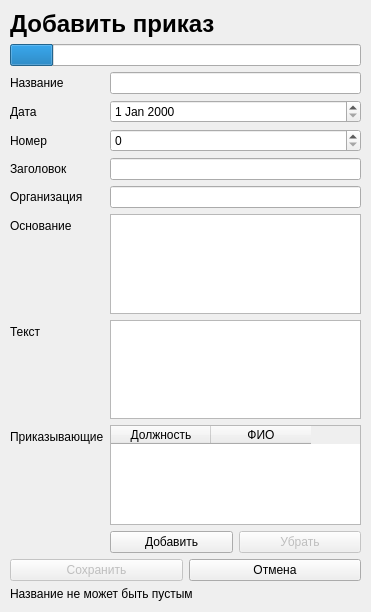
<?xml version="1.0" encoding="UTF-8"?>
<ui version="4.0">
 <class>Form</class>
 <widget class="QWidget" name="Form">
  <property name="geometry">
   <rect>
    <x>0</x>
    <y>0</y>
    <width>371</width>
    <height>612</height>
   </rect>
  </property>
  <property name="windowTitle">
   <string>Form</string>
  </property>
  <widget class="QWidget" name="verticalLayoutWidget">
   <property name="geometry">
    <rect>
     <x>10</x>
     <y>10</y>
     <width>351</width>
     <height>591</height>
    </rect>
   </property>
   <layout class="QVBoxLayout" name="verticalLayout">
    <item>
     <widget class="QLabel" name="label">
      <property name="text">
       <string>&lt;html&gt;&lt;head/&gt;&lt;body&gt;&lt;p&gt;&lt;span style=&quot; font-size:18pt; font-weight:600;&quot;&gt;Добавить приказ&lt;/span&gt;&lt;/p&gt;&lt;/body&gt;&lt;/html&gt;</string>
      </property>
     </widget>
    </item>
    <item>
     <widget class="QProgressBar" name="progressBar">
      <property name="maximum">
       <number>1000</number>
      </property>
      <property name="value">
       <number>125</number>
      </property>
      <property name="textVisible">
       <bool>false</bool>
      </property>
     </widget>
    </item>
    <item>
     <layout class="QFormLayout" name="formLayout">
      <item row="0" column="0">
       <widget class="QLabel" name="nameLabel">
        <property name="text">
         <string>Название</string>
        </property>
       </widget>
      </item>
      <item row="0" column="1">
       <widget class="QLineEdit" name="name"/>
      </item>
      <item row="1" column="0">
       <widget class="QLabel" name="dateLabel">
        <property name="text">
         <string>Дата</string>
        </property>
       </widget>
      </item>
      <item row="1" column="1">
       <widget class="QDateEdit" name="date"/>
      </item>
      <item row="2" column="0">
       <widget class="QLabel" name="numberLabel">
        <property name="text">
         <string>Номер</string>
        </property>
       </widget>
      </item>
      <item row="2" column="1">
       <widget class="QSpinBox" name="number">
        <property name="maximum">
         <number>999999999</number>
        </property>
       </widget>
      </item>
      <item row="3" column="0">
       <widget class="QLabel" name="titleLabel">
        <property name="text">
         <string>Заголовок</string>
        </property>
       </widget>
      </item>
      <item row="3" column="1">
       <widget class="QLineEdit" name="title"/>
      </item>
      <item row="4" column="0">
       <widget class="QLabel" name="organizationLabel">
        <property name="text">
         <string>Организация</string>
        </property>
       </widget>
      </item>
      <item row="4" column="1">
       <widget class="QLineEdit" name="organization"/>
      </item>
      <item row="5" column="0">
       <widget class="QLabel" name="reasonLabel">
        <property name="text">
         <string>Основание</string>
        </property>
       </widget>
      </item>
      <item row="5" column="1">
       <widget class="QPlainTextEdit" name="reason"/>
      </item>
      <item row="6" column="0">
       <widget class="QLabel" name="textLabel">
        <property name="text">
         <string>Текст</string>
        </property>
       </widget>
      </item>
      <item row="6" column="1">
       <widget class="QPlainTextEdit" name="text"/>
      </item>
      <item row="7" column="0">
       <widget class="QLabel" name="guysLabel">
        <property name="text">
         <string>Приказывающие</string>
        </property>
       </widget>
      </item>
      <item row="7" column="1">
       <layout class="QVBoxLayout" name="verticalLayout_2">
        <item>
         <widget class="QTableWidget" name="guysTable">
          <column>
           <property name="text">
            <string>Должность</string>
           </property>
          </column>
          <column>
           <property name="text">
            <string>ФИО</string>
           </property>
          </column>
         </widget>
        </item>
        <item>
         <layout class="QHBoxLayout" name="horizontalLayout">
          <item>
           <widget class="QPushButton" name="addRowButton">
            <property name="text">
             <string>Добавить</string>
            </property>
           </widget>
          </item>
          <item>
           <widget class="QPushButton" name="delRowButton">
            <property name="enabled">
             <bool>false</bool>
            </property>
            <property name="text">
             <string>Убрать</string>
            </property>
            <property name="checkable">
             <bool>false</bool>
            </property>
           </widget>
          </item>
         </layout>
        </item>
       </layout>
      </item>
     </layout>
    </item>
    <item>
     <layout class="QHBoxLayout" name="horizontalLayout_2">
      <item>
       <widget class="QPushButton" name="saveButton">
        <property name="enabled">
         <bool>false</bool>
        </property>
        <property name="text">
         <string>Сохранить</string>
        </property>
       </widget>
      </item>
      <item>
       <widget class="QPushButton" name="cancelButton">
        <property name="text">
         <string>Отмена</string>
        </property>
       </widget>
      </item>
     </layout>
    </item>
    <item>
     <widget class="QLabel" name="statusbar">
      <property name="text">
       <string>Название не может быть пустым</string>
      </property>
     </widget>
    </item>
   </layout>
  </widget>
 </widget>
 <resources/>
 <connections/>
</ui>
